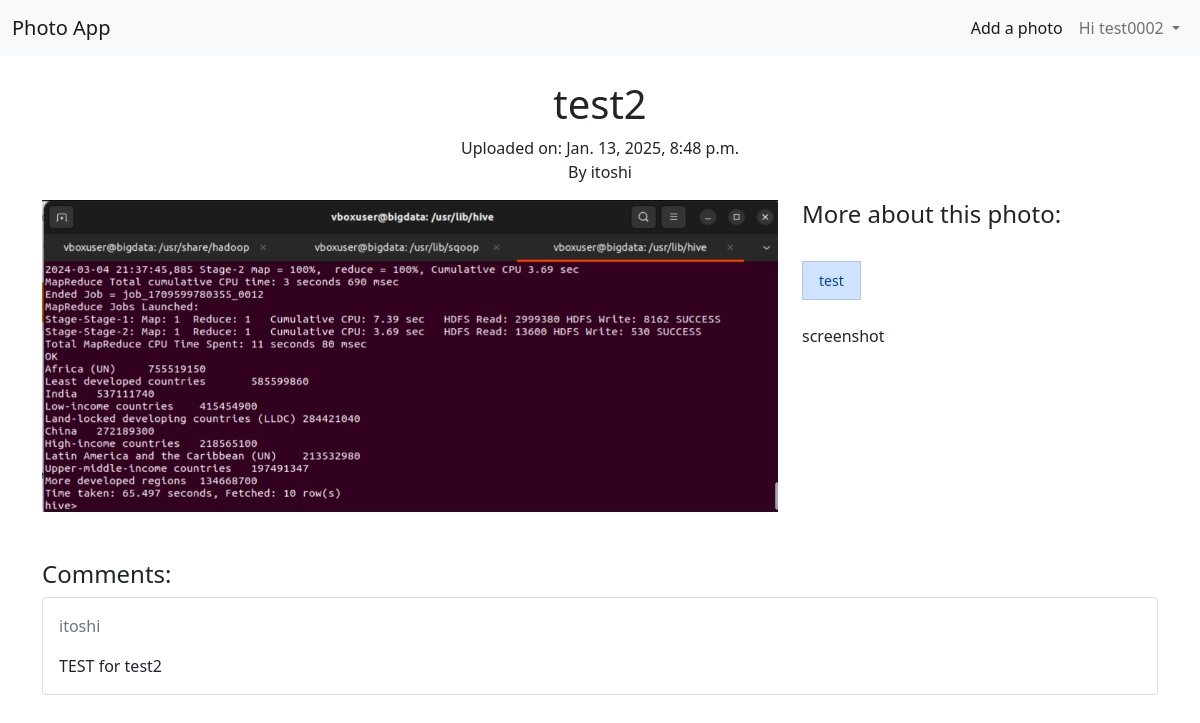
/photo/8/ (signed in), run on the app's committed database.
### photoapp/models.py (models this page shows, shortened)
class Photo(models.Model):
    title = models.CharField(max_length=45)
    description = models.CharField(max_length=200)
    created = models.DateTimeField(auto_now_add=True)
    image = models.ImageField(upload_to='photos/')
    submitter = models.ForeignKey(get_user_model(), on_delete=models.CASCADE)
    tags = TaggableManager()

class Comment(models.Model):
    photo = models.ForeignKey(Photo, related_name='comments', on_delete=models.CASCADE)
    author = models.ForeignKey(get_user_model(), on_delete=models.CASCADE)
    text = models.TextField()
    created = models.DateTimeField(auto_now_add=True)

### photoapp/views.py (the view)
# urls.py: path('photo/<int:pk>/', views.PhotoDetailView.as_view(), name='detail'),
class PhotoDetailView(DetailView):
    model = Photo# Photo
    template_name = 'photoapp/detail.html'
    context_object_name = 'photo'

### photoapp/templates/photoapp/detail.html (shortened to what this page needs)
{% extends 'base.html' %}
{% load crispy_forms_tags %}
{% block body %}
<div class="mx-auto">
  <h1 class="text-center">{{ photo.title }}</h1>
  <p class="text-center fw-light">Uploaded on: {{ photo.created }} <br> By {{ photo.submitter.username }}</p>
</div>
<div class="row pb-5">
  <div class="col-md-8">
    <img src="{{ photo.image.url }}" alt="" width="100%" />
  </div>
  <div class="col-md-4">
    <h4>More about this photo:</h4>
    <ul class="list-group list-group-horizontal-lg list-unstyled py-4">
      {% for tag in photo.tags.all %}
        <li><a href="{% url 'photo:tag' tag.slug %}" class="btn btn-sm list-group-item list-group-item-primary">{{ tag.name }}</a></li>
      {% endfor %}
    </ul>
    <p>{{ photo.description }}</p>
  </div>
</div>
<div>
  <h4>
    Comments:
  </h4>
  {% if not photo.comments.all %}
    <p>No comments yet</p>
  {% else %}
    {% for comment in photo.comments.all %}
      <div class="card mb-2">
        <div class="card-body">
          <p class="card-text text-muted">{{ comment.author }}</p>
          <p class="card-text">{{ comment.text }}</p>
        </div>
      </div>
    {% endfor %}
  {% endif %}
</div>
{% endblock body %}

### templates/navbar.html (shortened to what this page needs)
<nav class="navbar navbar-expand-lg navbar-light bg-light">
  <div class="container-fluid">
    <a class="navbar-brand" href="{% url 'photo:list' %}">Photo App</a>
    <div
      class="collapse navbar-collapse flex-row-reverse"
      id="navbarTogglerDemo02"
    >
      <ul class="navbar-nav">
        {% if user.is_authenticated %}
        <li class="nav-item">
          <a class="nav-link active" href="{% url 'photo:create' %}">Add a photo</a>
        </li>
        <li class="nav-item dropdown">
          <a
            class="nav-link dropdown-toggle"
            href="#"
            id="navbarDropdown"
            role="button"
            data-bs-toggle="dropdown"
            aria-expanded="false"
          >
            Hi {{ user.username }}
          </a>
        </li>
        {% else %}
        <li class="nav-item">
          <a href="{% url 'users:login' %}" class="btn btn-sm btn-danger">Sign In</a>
        </li>
        {% endif %}
      </ul>
    </div>
  </div>
</nav>

### data on the page
Photo: title "test2", created "Jan. 13, 2025, 8:48 p.m.", submitter.username "itoshi", image (picture), description "screenshot"
Tag: name "test"
Comment: author "itoshi", text "TEST for test2"

### other printed values
{{ user.username }} "test0002"
